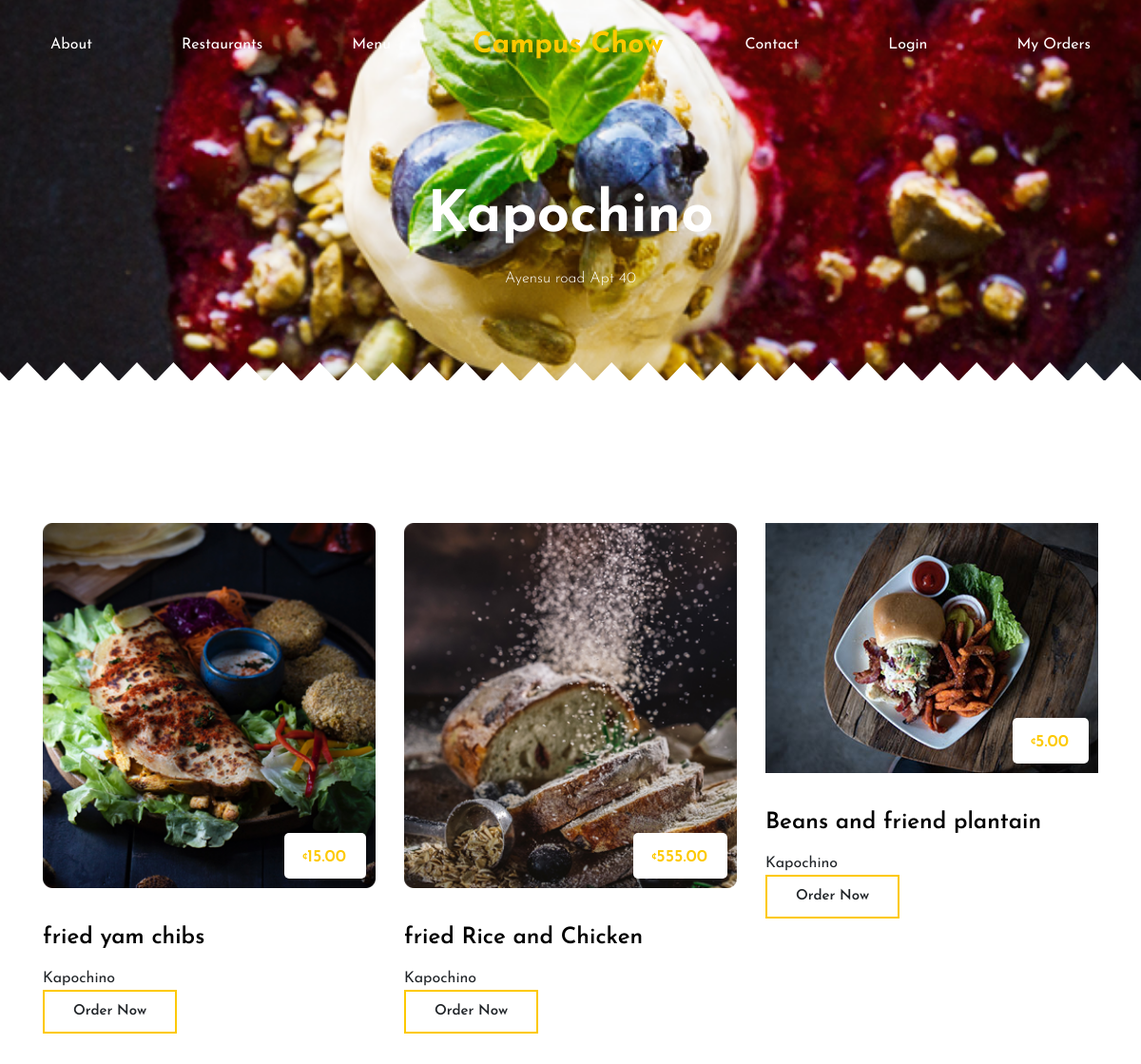
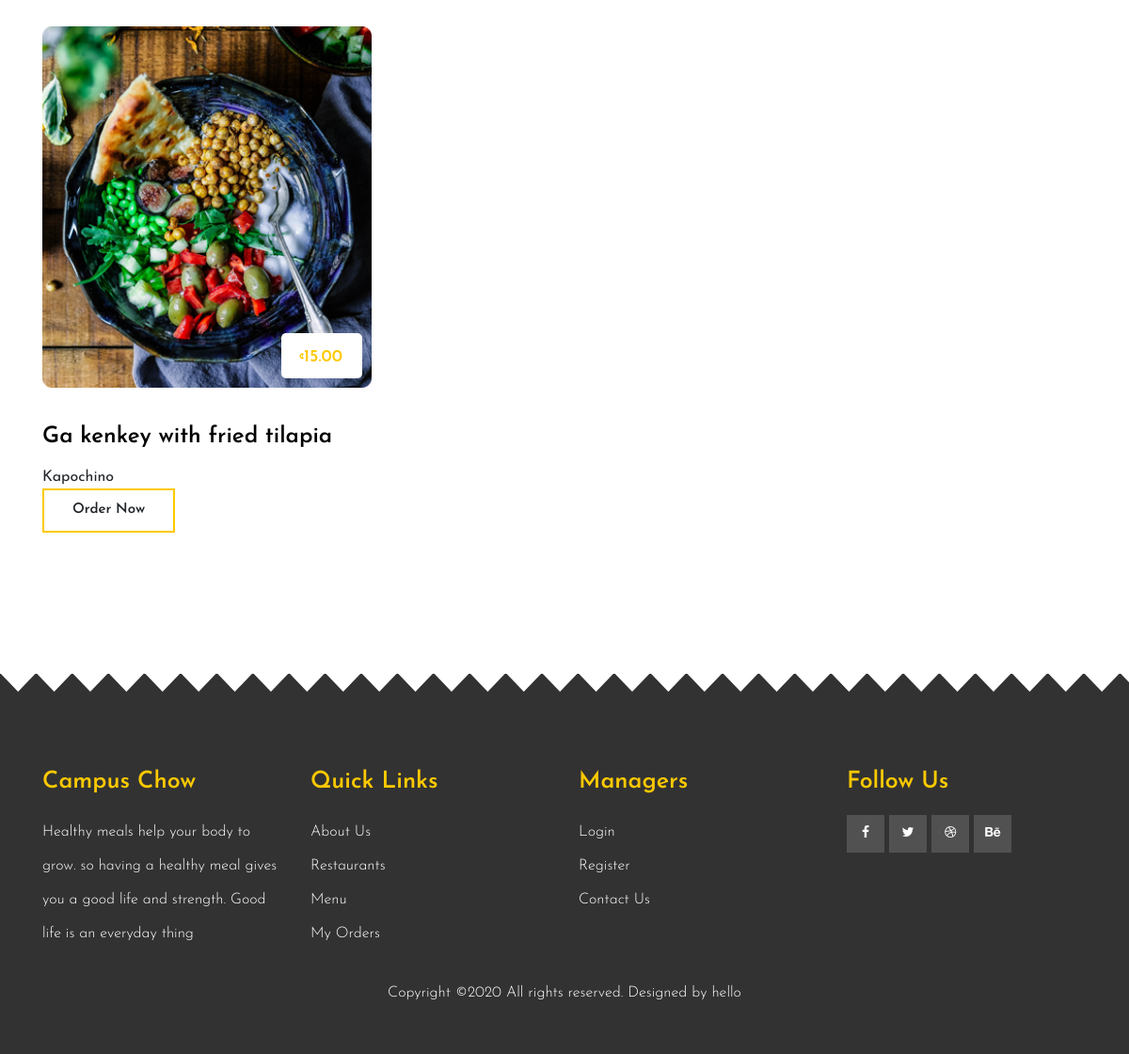
Page /single-restaurant.php?details=1 on the committed database (2 pictures, top to bottom).
### tables this page shows
CREATE TABLE `rest_admins` (
  `id` int(11) NOT NULL,
  `full_name` varchar(400) DEFAULT NULL,
  `email` varchar(400) DEFAULT NULL,
  `phone_number` varchar(400) DEFAULT NULL,
  `restaurant_name` varchar(400) DEFAULT NULL,
  `restaurant_address` varchar(400) DEFAULT NULL,
  `password` varchar(400) NOT NULL,
  `permission` tinyint(4) NOT NULL DEFAULT '0',
  `image` text NOT NULL
);

CREATE TABLE `rest_foods` (
  `id` int(11) NOT NULL,
  `name` varchar(250) DEFAULT NULL,
  `pictures` text,
  `restaurant_id` int(11) DEFAULT NULL,
  `restaurant_name` varchar(400) DEFAULT NULL,
  `price` decimal(10,2) NOT NULL
);

### db.php (called while the page is built, shortened)
<?php
	function sanitize($dirty){
		return htmlentities($dirty,ENT_QUOTES, "UTF-8");
	}
?>

### single-restaurant.php (the view, shortened to what this page needs)
<?php
    require 'db.php';
    include 'includes/head.php';
    include 'includes/nav.php';
    if(isset($_GET['details'])){
      $id = sanitize($_GET['details']);
    }
    $sql = $con->query("SELECT * FROM rest_admins WHERE id = '$id' AND permission = 0");
    $row = mysqli_fetch_array($sql);
    $_id = $row['id'];
    $Menusql = $con->query("SELECT * FROM rest_foods WHERE restaurant_id = '$_id'");
?>
   <div class="breadcam_area breadcam_bg_1 zigzag_bg_2" style="background-image: url(<?=$row['image'];?>) !important;">
      <div class="breadcam_inner">
         <div class="breadcam_text">
            <h3><?=$row['restaurant_name'];?></h3>
            <p><?=$row['restaurant_address'];?></p>
         </div>
      </div>
   </div>
    <div class="order_area">
        <div class="container">
            <div class="row">
                <?php
                    while ($Menurow = mysqli_fetch_array($Menusql)) {
                        $photos = explode(',',$Menurow['pictures']);
                ?>
                <div class="col-xl-4 col-md-6">
                    <div class="single_order">
                        <div class="order_thumb">
                            <img src="<?=$photos[0];?>" alt="">
                            <div class="order_prise">
                                <span><?=$Menurow['price'];?></span>
                            </div>
                        </div>
                        <div class="order_info">
                            <h3><a href="#"><?=$Menurow['name'];?></a></h3>
                            <div>
                                <?=$Menurow['restaurant_name'];?>
                            </div>
                            <a id="orderDetails" pid="<?=$Menurow['id'];?>" class="boxed_btn">Order Now</a>
                        </div>
                    </div>
                </div>
            <?php } ?>
            </div>
        </div>
    </div>
  <?php include 'includes/footer.php'; ?>

### includes/head.php (shortened to what this page needs)
<!doctype html>
<html class="no-js" lang="zxx">
<head>
    <link rel="stylesheet" href="assets/css/bootstrap.min.css">
    <link rel="stylesheet" href="assets/css/owl.carousel.min.css">
    <link rel="stylesheet" href="assets/css/magnific-popup.css">
    <link rel="stylesheet" href="assets/css/fotorama.css">
    <link rel="stylesheet" href="assets/css/font-awesome.min.css">
    <link rel="stylesheet" href="assets/css/themify-icons.css">
    <link rel="stylesheet" href="assets/css/nice-select.css">
    <link rel="stylesheet" href="assets/css/flaticon.css">
    <link rel="stylesheet" href="assets/css/animate.css">
    <link rel="stylesheet" href="assets/css/slicknav.css">
    <link rel="stylesheet" href="assets/css/style.css">
</head>
<body>

### includes/nav.php (shortened to what this page needs)
<header>
    <div class="header-area ">
        <div id="sticky-header" class="main-header-area">
            <div class="container">
                <div class="row align-items-center">
                    <div class="col-xl-12 col-lg-12">
                        <div class="main-menu d-none d-lg-block">
                            <nav>
                                <ul class="mein_menu_list" id="navigation">
                                    <li><a href="about.php">About</a></li>
                                    <li><a href="restaurants.php">Restaurants</a></li>
                                    <li><a href="menu.php">menu</a></li>
                                    <div class="logo-img d-none d-lg-block">
                                            <a href="index.php">
                                                Campus Chow
                                            </a>
                                        </div>
                                    <li><a href="contact.php">Contact</a></li>
                                    <li><a href="managers/login.php">Login</a></li>
                                    <li><a href="orders.php">My Orders</a></li>
                                </ul>
                            </nav>
                        </div>
                    </div>
                    <div class="col-12">
                    </div>
                </div>
            </div>
        </div>
    </div>
</header>

### includes/footer.php (shortened to what this page needs)
    <footer class="footer_area footer-bg zigzag_bg_1">
        <div class="footer-top">
            <div class="container">
                <div class="row">
                    <div class="col-xl-3 col-md-6 col-lg-3">
                        <div class="footer_widget">
                            <h3 class="heading">
                                    Campus Chow
                            </h3>
                            <ul>
                                <li><a>Healthy meals help your body to grow. so having a healthy meal gives you a good life and strength. Good life is an everyday thing</a></li>
                            </ul>
                        </div>
                    </div>
                    <div class="col-xl-3 col-md-6 col-lg-3">
                        <div class="footer_widget">
                            <h3 class="heading">
                                    Quick Links
                            </h3>
                            <ul>
                                <li><a href="about.php">About Us</a></li>
                                <li><a href="restaurants.php">Restaurants</a></li>
                                <li><a href="menu.php">Menu</a></li>
                                <li><a href="orders.php">My Orders</a></li>
                            </ul>
                        </div>
                    </div>
                    <div class="col-xl-3 col-md-6 col-lg-3">
                        <div class="footer_widget">
                            <h3 class="heading">
                                    Managers
                            </h3>
                            <ul>
                                <li><a href="managers/login.php">Login</a></li>
                                <li><a href="managers/signup.php">Register</a></li>
                                <li><a href="contact.php">Contact Us</a></li>
                            </ul>
                        </div>
                    </div>
                    <div class="col-xl-3 col-md-6 col-lg-3">
                        <div class="footer_widget">
                            <h3 class="heading">
                                    Follow Us
                            </h3>
                            <div class="social_links">
                                <ul>
                                    <li><a href="#"> <i class="fa fa-facebook"></i> </a></li>
                                    <li><a href="#"> <i class="fa fa-twitter"></i> </a></li>
                                    <li><a href="#"> <i class="fa fa-dribbble"></i> </a></li>
                                    <li><a href="#"> <i class="fa fa-behance"></i> </a></li>
                                </ul>
                            </div>
                        </div>
                    </div>
                </div>
            </div>
        </div>
        <div class="footer-bottom">
            <div class="container">
                <div class="row align-items-center">
                    <div class="col-xl-12 col-md-12 col-lg-12">
                        <div class="copyright">
                                <p class="footer-text text-center">
Copyright &copy;<script>document.write(new Date().getFullYear());</script> All rights reserved. Designed by <a href="#" target="_blank">hello</a></p>
                        </div>
                    </div>
                </div>
            </div>
        </div>
    </footer>

### rows in the picture
rest_admins: image (picture), restaurant_name "Kapochino", restaurant_address "Ayensu road Apt 40"
rest_foods: pictures (picture), price "15.00", name "fried yam chibs", restaurant_name "Kapochino"
rest_foods: shows a picture, price "555.00", name "fried Rice and Chicken", restaurant_name "Kapochino"
rest_foods: pictures (picture), price "5.00", name "Beans and friend plantain", restaurant_name "Kapochino"
rest_foods: pictures (picture), price "15.00", name "Ga kenkey with fried tilapia", restaurant_name "Kapochino"
